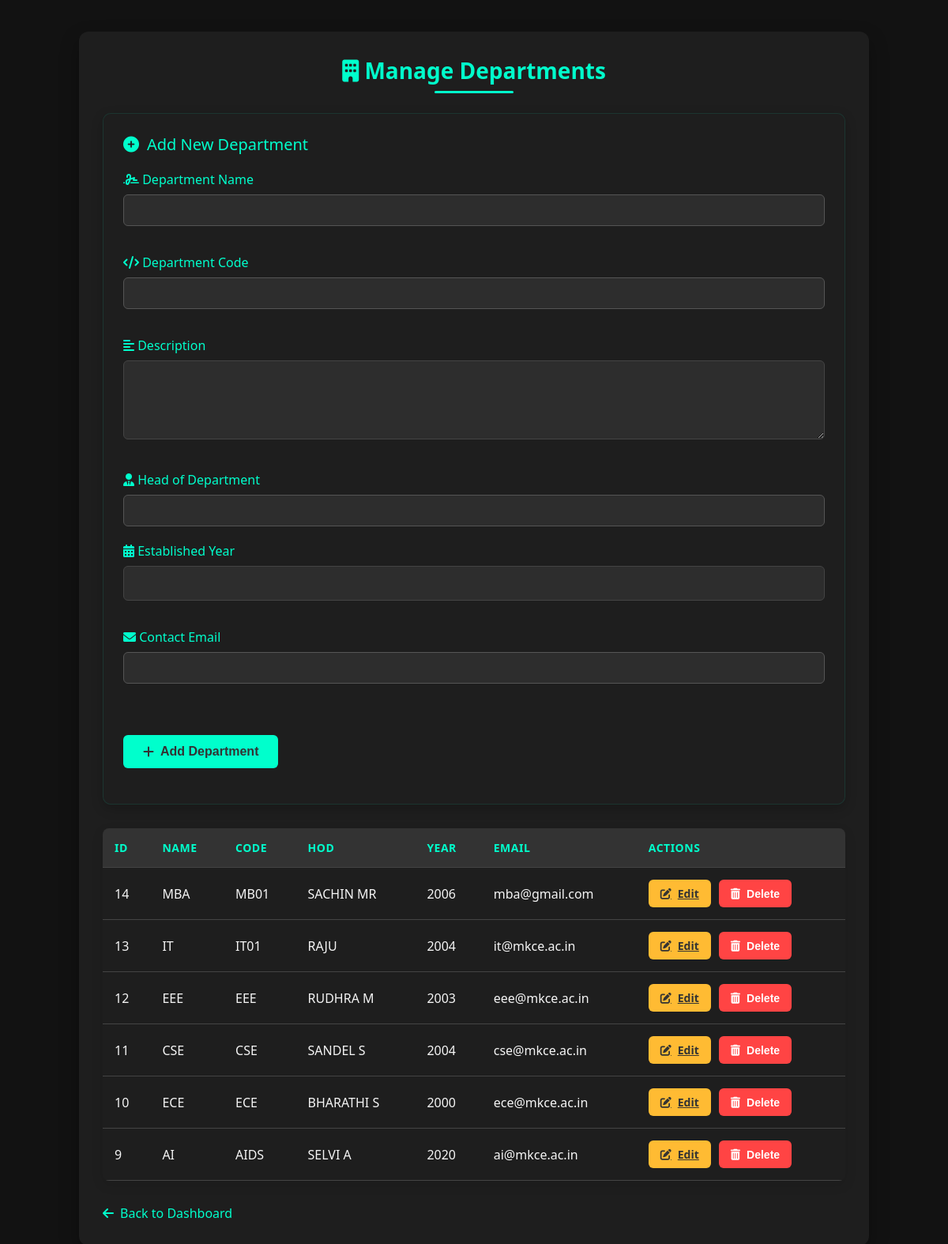
Page /dbmsproject/modules/department.php (signed in) on the committed database.
### tables this page shows
CREATE TABLE `department` (
  `department_id` int(11) NOT NULL,
  `department_name` varchar(100) NOT NULL,
  `department_code` varchar(20) NOT NULL,
  `description` text DEFAULT NULL,
  `no_of_students` int(11) DEFAULT 0,
  `no_of_faculty` int(11) DEFAULT 0,
  `hod_name` varchar(100) DEFAULT NULL,
  `established_year` year(4) DEFAULT NULL,
  `contact_email` varchar(100) DEFAULT NULL
);

### dbmsproject/modules/department.php (the view, shortened to what this page needs)
<?php
include __DIR__ . '/../config/database.php';
$list = mysqli_query($conn, "SELECT department_id, department_name, department_code, description, hod_name, established_year, contact_email FROM department ORDER BY department_id DESC");
$department_data = null;
?>
<!DOCTYPE html>
<html lang="en">
<head>
    <link rel="stylesheet" href="../assets/css/style.css">
    <link rel="stylesheet" href="https://cdnjs.cloudflare.com/ajax/libs/font-awesome/6.0.0/css/all.min.css">
</head>
<body class="dark-bg">
    <div class="container">
        <h2><i class="fas fa-building"></i> Manage Departments</h2>
        <div class="form-container">
            <div class="form-title">
                <i class="fas <?= isset($department_data) ? 'fa-edit' : 'fa-plus-circle' ?>"></i>
                <?= isset($department_data) ? 'Edit Department' : 'Add New Department' ?>
            </div>
            <form method="POST" action="department.php">
                <div class="form-group">
                    <label for="department_name"><i class="fas fa-signature"></i> Department Name</label>
                    <input type="text" id="department_name" name="department_name" class="form-control"
                           value="<?= $department_data['department_name'] ?? '' ?>" required>
                </div>
                <div class="form-group">
                    <label for="department_code"><i class="fas fa-code"></i> Department Code</label>
                    <input type="text" id="department_code" name="department_code" class="form-control"
                           value="<?= $department_data['department_code'] ?? '' ?>" required>
                </div>
                <div class="form-group">
                    <label for="description"><i class="fas fa-align-left"></i> Description</label>
                    <textarea id="description" name="description" class="form-control"><?= $department_data['description'] ?? '' ?></textarea>
                </div>
                <div class="row">
                    <div class="col-md-6">
                        <div class="form-group">
                            <label for="hod_name"><i class="fas fa-user-tie"></i> Head of Department</label>
                            <input type="text" id="hod_name" name="hod_name" class="form-control"
                                   value="<?= $department_data['hod_name'] ?? '' ?>">
                        </div>
                    </div>
                    <div class="col-md-6">
                        <div class="form-group">
                            <label for="established_year"><i class="fas fa-calendar-alt"></i> Established Year</label>
                            <input type="number" id="established_year" name="established_year" class="form-control"
                                   value="<?= $department_data['established_year'] ?? '' ?>">
                        </div>
                    </div>
                </div>
                <div class="form-group">
                    <label for="contact_email"><i class="fas fa-envelope"></i> Contact Email</label>
                    <input type="email" id="contact_email" name="contact_email" class="form-control"
                           value="<?= $department_data['contact_email'] ?? '' ?>" required>
                </div>
                <div class="form-group" style="margin-top: 30px;">
                    <button type="submit" class="btn btn-primary">
                        <i class="fas <?= isset($department_data) ? 'fa-save' : 'fa-plus' ?>"></i>
                        <?= isset($department_data) ? 'Update Department' : 'Add Department' ?>
                    </button>
                </div>
            </form>
        </div>
        <div class="table-responsive">
            <table>
                <thead>
                    <tr>
                        <th>ID</th>
                        <th>Name</th>
                        <th>Code</th>
                        <th>HOD</th>
                        <th>Year</th>
                        <th>Email</th>
                        <th>Actions</th>
                    </tr>
                </thead>
                <tbody>
                    <?php while ($row = mysqli_fetch_assoc($list)): ?>
                        <tr>
                            <td><?= $row['department_id'] ?></td>
                            <td><?= htmlspecialchars($row['department_name']) ?></td>
                            <td><?= htmlspecialchars($row['department_code']) ?></td>
                            <td><?= htmlspecialchars($row['hod_name']) ?></td>
                            <td><?= htmlspecialchars($row['established_year']) ?></td>
                            <td><?= htmlspecialchars($row['contact_email']) ?></td>
                            <td>
                                <div class="action-buttons">
                                    <a href="department.php?edit=<?= $row['department_id'] ?>"
                                       class="btn btn-warning btn-sm">
                                        <i class="fas fa-edit"></i> Edit
                                    </a>
                                    <button onclick="confirmDelete(<?= $row['department_id'] ?>)"
                                            class="btn btn-danger btn-sm">
                                        <i class="fas fa-trash-alt"></i> Delete
                                    </button>
                                </div>
                            </td>
                        </tr>
                    <?php endwhile; ?>
                </tbody>
            </table>
        </div>
        <a href="../dashboard.php" class="back-link">
            <i class="fas fa-arrow-left"></i> Back to Dashboard

### dbmsproject/assets/css/style.css (style rules this page uses)
* { margin: 0; padding: 0; box-sizing: border-box; }
body { background-color: #121212; color: #f0f0f0; font-family: 'Segoe UI', Tahoma, Geneva, Verdana, sans-serif; }
.container { max-width: 1000px; margin: 50px auto; padding: 20px; background: #1f1f1f; border-radius: 10px; box-shadow: 0 0 15px rgba(0, 255, 255, 0.1); animation: fadeIn 1s ease-in-out; }
h2 { text-align: center; margin-bottom: 30px; color: #00ffff; }
form { display: flex; flex-direction: column; gap: 15px; }
input[type="text"], input[type="password"], input[type="email"], select { padding: 10px; border-radius: 6px; border: none; background: +#282828; color: #fff; border: 1px solid #555; }

### dbmsproject/modules/department.php (style rules this page uses)
:root { --primary: #00ffcc; --secondary: #00c853; --dark-bg: #1e1e1e; --darker-bg: #121212; --light-text: #f5f5f5; --dark-text: #333; --danger: #ff4444; --warning: #ffbb33; }
body.dark-bg { background-color: var(--darker-bg); color: var(--light-text); font-family: 'Segoe UI', Tahoma, Geneva, Verdana, sans-serif; }
.container { max-width: 1000px; margin: 40px auto; background: var(--dark-bg); padding: 30px; border-radius: 12px; box-shadow: 0 10px 25px rgba(0, 0, 0, 0.3); transition: all 0.3s ease; }
h2 { text-align: center; color: var(--primary); margin-bottom: 25px; font-size: 28px; position: relative; padding-bottom: 10px; animation: fadeIn 0.5s ease; }
h2::after { content: ''; position: absolute; bottom: 0; left: 50%; transform: translateX(-50%); width: 100px; height: 3px; background: var(--primary); border-radius: 3px; }
.form-container { background: rgba(30, 30, 30, 0.8); padding: 25px; border-radius: 10px; margin-bottom: 30px; box-shadow: 0 5px 15px rgba(0, 0, 0, 0.2); transition: all 0.3s ease; border: 1px solid rgba(0, 255, 204, 0.1); animation: slideIn 0.5s ease; }
.form-title { color: var(--primary); margin-bottom: 20px; font-size: 20px; display: flex; align-items: center; gap: 10px; }
.form-group { margin-bottom: 20px; position: relative; }
.form-group label { display: block; margin-bottom: 8px; color: var(--primary); font-weight: 500; }
.form-control { width: 100%; padding: 12px 15px; background: #2d2d2d; border: 1px solid #444; border-radius: 6px; color: var(--light-text); font-size: 16px; transition: all 0.3s; }
textarea.form-control { min-height: 100px; resize: vertical; }
.btn { padding: 12px 25px; border: none; border-radius: 6px; font-weight: 600; cursor: pointer; transition: all 0.3s; display: inline-flex; align-items: center; justify-content: center; gap: 8px; font-size: 16px; }
.btn-primary { background: var(--primary); color: var(--dark-text); }
.btn-danger { background: var(--danger); color: white; }
.btn-warning { background: var(--warning); color: var(--dark-text); }
.btn-sm { padding: 8px 15px; font-size: 14px; }
.table-responsive { overflow-x: auto; margin-top: 30px; border-radius: 8px; box-shadow: 0 5px 15px rgba(0, 0, 0, 0.1); }
table { width: 100%; border-collapse: collapse; animation: fadeIn 0.8s ease; }
th, td { padding: 15px; text-align: left; border-bottom: 1px solid #444; }
th { background: #333; color: var(--primary); font-weight: 600; text-transform: uppercase; font-size: 14px; letter-spacing: 0.5px; }
tr { transition: all 0.3s; }
.action-buttons { display: flex; gap: 10px; }
.back-link { display: inline-flex; align-items: center; gap: 8px; margin-top: 30px; color: var(--primary); text-decoration: none; font-weight: 500; transition: all 0.3s; }

### rows in the picture
department: department_id "14", department_name "MBA", department_code "MB01", hod_name "SACHIN MR", established_year "2006", contact_email "mba@gmail.com"
department: department_id "13", department_name "IT", department_code "IT01", hod_name "RAJU", established_year "2004", contact_email "it@mkce.ac.in"
department: department_id "12", department_name "EEE", department_code "EEE", hod_name "RUDHRA M", established_year "2003", contact_email "eee@mkce.ac.in"
department: department_id "11", department_name "CSE", department_code "CSE", hod_name "SANDEL S", established_year "2004", contact_email "cse@mkce.ac.in"
department: department_id "10", department_name "ECE", department_code "ECE", hod_name "BHARATHI S", established_year "2000", contact_email "ece@mkce.ac.in"
department: department_id "9", department_name "AI", department_code "AIDS", hod_name "SELVI A", established_year "2020", contact_email "ai@mkce.ac.in"
